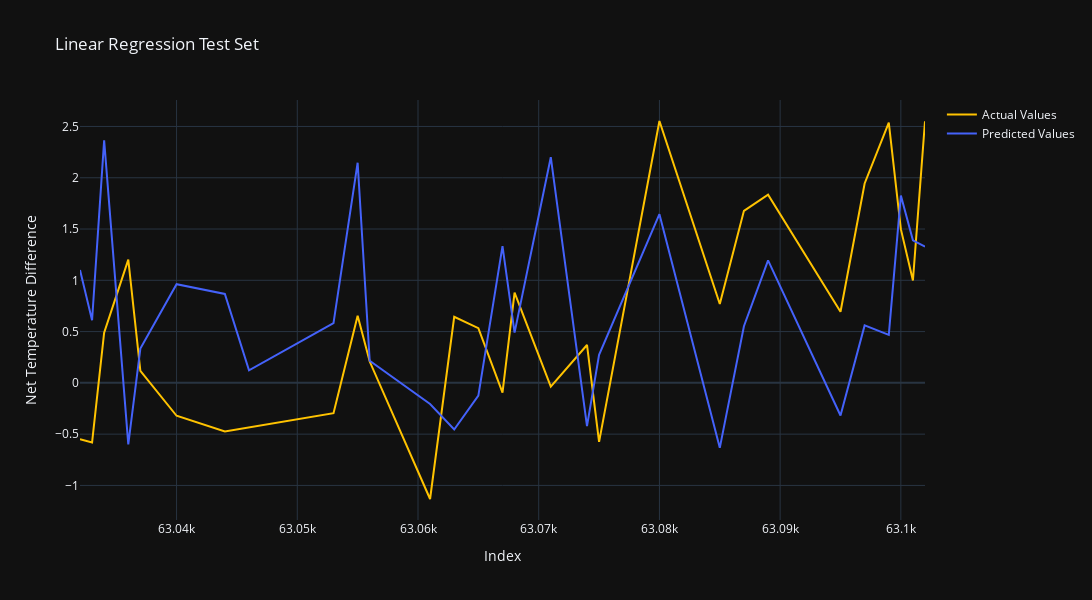

This figure's notebook cell:
### Code cell
fig = make_subplots()

fig.add_trace(
    go.Scatter(x=y_test_sorted.keys(), y=y_test_sorted.values, name='Actual Values', mode='lines', line=dict(color="#FFC300"))
)

fig.add_trace(
    go.Scatter(x=y_test_sorted.keys(), y=lr_yhat, name='Predicted Values', mode='lines', line=dict(color="#4462FA"))
)

# Add figure title
fig.update_layout(
    title_text="Linear Regression Test Set"
)

# Set x-axis title
fig.update_xaxes(title_text="Index")

# Set y-axes titles
fig.update_yaxes(title_text="Net Temperature Difference", secondary_y=False)

fig.update_layout(height=600, width=1200, template='plotly_dark')
fig.show()

### Figure 1 — Plotly figure (JSON) as saved in the notebook; plotly's stock layout.template omitted (floating-point values rounded to 4 significant figures)
{"data": [{"line": {"color": "#FFC300"}, "mode": "lines", "name": "Actual Values", "type": "scatter", "x": [63032, 63033, 63034, 63036, 63037, 63040, 63044, 63046, 63053, 63055, 63056, 63061, 63063, 63065, 63067, 63068, 63071, 63074, 63075, 63080, 63085, 63087, 63089, 63095, 63097, 63099, 63100, 63101, 63102], "y": [-0.5483, -0.5818, 0.4892, 1.201, 0.1172, -0.3207, -0.474, -0.4356, -0.2955, 0.6536, 0.208, -1.132, 0.6444, 0.533, -0.09583, 0.8806, -0.03646, 0.3694, -0.5755, 2.553, 0.7686, 1.678, 1.836, 0.6938, 1.944, 2.538, 1.499, 0.9984, 2.551]}, {"line": {"color": "#4462FA"}, "mode": "lines", "name": "Predicted Values", "type": "scatter", "x": [63032, 63033, 63034, 63036, 63037, 63040, 63044, 63046, 63053, 63055, 63056, 63061, 63063, 63065, 63067, 63068, 63071, 63074, 63075, 63080, 63085, 63087, 63089, 63095, 63097, 63099, 63100, 63101, 63102], "y": [1.101, 0.6109, 2.364, -0.5991, 0.334, 0.9626, 0.867, 0.1223, 0.5823, 2.147, 0.216, -0.2066, -0.4545, -0.125, 1.334, 0.4895, 2.2, -0.4218, 0.2735, 1.645, -0.6336, 0.5519, 1.194, -0.3184, 0.5606, 0.4675, 1.826, 1.39, 1.327]}], "layout": {"height": 600, "title": {"text": "Linear Regression Test Set"}, "width": 1200, "xaxis": {"anchor": "y", "domain": [0, 1], "title": {"text": "Index"}}, "yaxis": {"anchor": "x", "domain": [0, 1], "title": {"text": "Net Temperature Difference"}}}}
